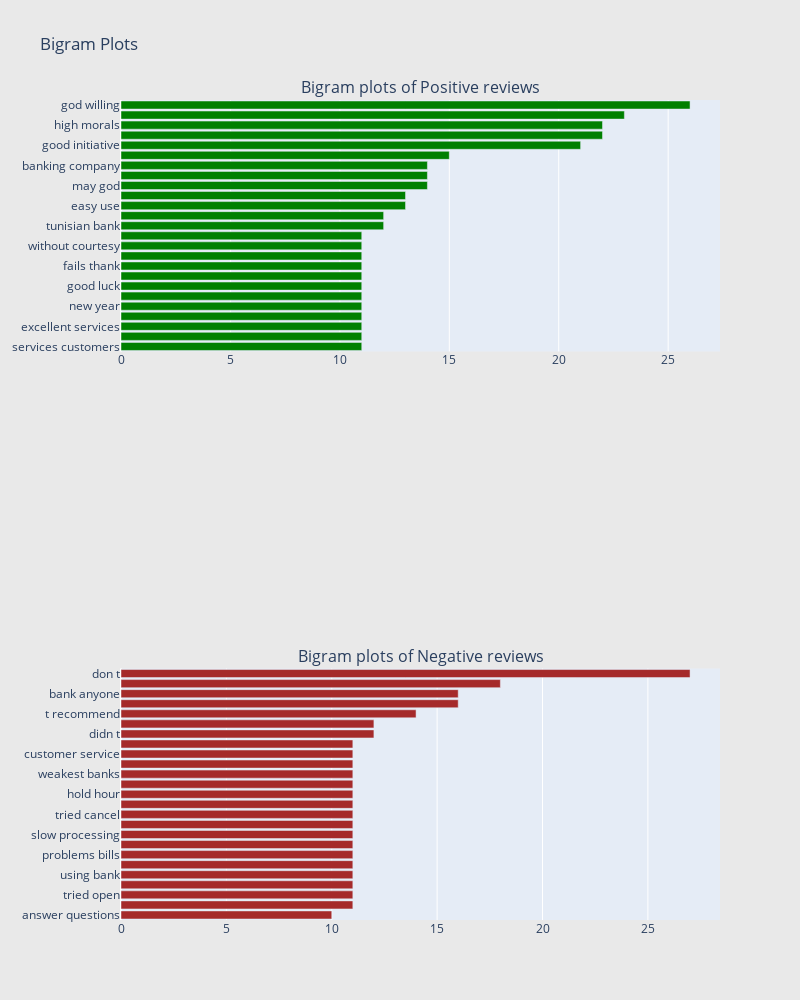

The notebook cell this image was saved under:
### Code cell
## Get the bar chart from positive reviews ##
freq_dict = defaultdict(int)
for sent in review_pos["review"]:
    for word in generate_ngrams(sent,2):
        freq_dict[word] += 1
fd_sorted = pd.DataFrame(sorted(freq_dict.items(), key=lambda x: x[1])[::-1])
fd_sorted.columns = ["word", "wordcount"]
trace0 = horizontal_bar_chart(fd_sorted.head(25), 'green')

## Get the bar chart from negative reviews ##
freq_dict = defaultdict(int)
for sent in review_neg["review"]:
    for word in generate_ngrams(sent,2):
        freq_dict[word] += 1
fd_sorted = pd.DataFrame(sorted(freq_dict.items(), key=lambda x: x[1])[::-1])
fd_sorted.columns = ["word", "wordcount"]
trace2 = horizontal_bar_chart(fd_sorted.head(25), 'brown')



# Creating two subplots
fig = tools.make_subplots(rows=3, cols=1, vertical_spacing=0.04,horizontal_spacing=0.25,
                          subplot_titles=["Bigram plots of Positive reviews", 
                                          "",
                                          "Bigram plots of Negative reviews"
                                          ])
fig.append_trace(trace0, 1, 1)
# fig.append_trace(trace1, 2, 1)
fig.append_trace(trace2, 3, 1)


fig['layout'].update(height=1000, width=800, paper_bgcolor='rgb(233,233,233)', title="Bigram Plots")
iplot(fig, filename='word-plots')

### Figure 1 — Plotly figure (JSON) as saved in the notebook; plotly's stock layout.template omitted (floating-point values rounded to 4 significant figures)
{"data": [{"marker": {"color": "green"}, "orientation": "h", "showlegend": false, "type": "bar", "x": [11, 11, 11, 11, 11, 11, 11, 11, 11, 11, 11, 11, 12, 12, 13, 13, 14, 14, 14, 15, 21, 22, 22, 23, 26], "xaxis": "x", "y": ["services customers", "ghamrasan branch", "excellent services", "happy new", "new year", "bank people", "good luck", "tongue fails", "fails thank", "bank without", "without courtesy", "courtesy flatter", "tunisian bank", "bank company", "easy use", "thank bank", "may god", "tunisian banking", "banking company", "bank branch", "good initiative", "god may", "high morals", "good treatment", "god willing"], "yaxis": "y"}, {"marker": {"color": "brown"}, "orientation": "h", "showlegend": false, "type": "bar", "x": [10, 11, 11, 11, 11, 11, 11, 11, 11, 11, 11, 11, 11, 11, 11, 11, 11, 11, 12, 12, 14, 16, 16, 18, 27], "xaxis": "x3", "y": ["answer questions", "victim fraud", "tried open", "open account", "using bank", "accurate information", "problems bills", "bills expenses", "slow processing", "processing transactions", "tried cancel", "cancel transfer", "hold hour", "one weakest", "weakest banks", "online transactions", "customer service", "charged things", "didn t", "t understand", "t recommend", "wasn t", "bank anyone", "recommend bank", "don t"], "yaxis": "y3"}], "layout": {"annotations": [{"font": {"size": 16}, "showarrow": false, "text": "Bigram plots of Positive reviews", "x": 0.5, "xanchor": "center", "xref": "paper", "y": 1, "yanchor": "bottom", "yref": "paper"}, {"font": {"size": 16}, "showarrow": false, "text": "Bigram plots of Negative reviews", "x": 0.5, "xanchor": "center", "xref": "paper", "y": 0.3067, "yanchor": "bottom", "yref": "paper"}], "height": 1000, "paper_bgcolor": "rgb(233,233,233)", "title": {"text": "Bigram Plots"}, "width": 800, "xaxis": {"anchor": "y", "domain": [0, 1]}, "xaxis2": {"anchor": "y2", "domain": [0, 1]}, "xaxis3": {"anchor": "y3", "domain": [0, 1]}, "yaxis": {"anchor": "x", "domain": [0.6933, 1]}, "yaxis2": {"anchor": "x2", "domain": [0.3467, 0.6533]}, "yaxis3": {"anchor": "x3", "domain": [0, 0.3067]}}}
